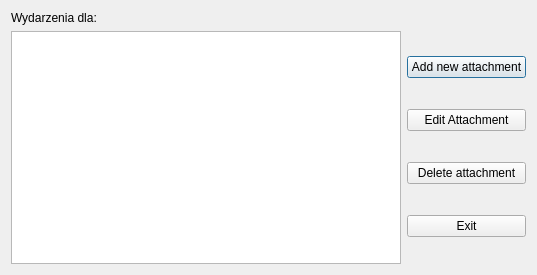
<?xml version="1.0" encoding="UTF-8"?>
<ui version="4.0">
 <class>DayWindowClass</class>
 <widget class="QDialog" name="DayWindowClass">
  <property name="geometry">
   <rect>
    <x>0</x>
    <y>0</y>
    <width>537</width>
    <height>275</height>
   </rect>
  </property>
  <property name="windowTitle">
   <string>DayWindow</string>
  </property>
  <layout class="QGridLayout" name="gridLayout">
   <item row="0" column="0">
    <widget class="QLabel" name="currentDate">
     <property name="text">
      <string>Wydarzenia dla:</string>
     </property>
    </widget>
   </item>
   <item row="3" column="0">
    <widget class="QListView" name="attachmentsListView"/>
   </item>
   <item row="3" column="2">
    <layout class="QVBoxLayout" name="verticalLayout">
     <item>
      <widget class="QPushButton" name="addNewAttachment">
       <property name="text">
        <string>Add new attachment</string>
       </property>
      </widget>
     </item>
     <item>
      <widget class="QPushButton" name="editAttachmentButton">
       <property name="text">
        <string>Edit Attachment</string>
       </property>
      </widget>
     </item>
	 <item>
	  <widget class="QPushButton" name="deleteAttachmentButton">
	    <property name="text">
		  <string>Delete attachment</string>
	    </property>
	   </widget>
	 </item>
     <item>
      <widget class="QPushButton" name="exitButton">
       <property name="text">
        <string>Exit</string>
       </property>
      </widget>
     </item>
    </layout>
   </item>
  </layout>
 </widget>
 <layoutdefault spacing="6" margin="11"/>
 <resources/>
 <connections/>
</ui>
